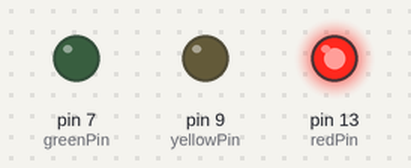
The sketch below on a simulated Arduino Uno, built with avr-gcc and run on an emulated ATmega328P. On the bench: output pins drawn as LEDs (lit = HIGH).

Above: at 1.5 s.
At 4.0 s:
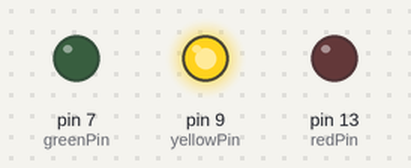
At 6.5 s:
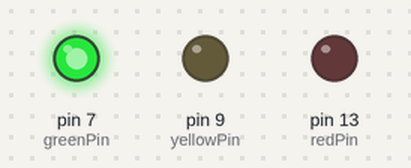
At 9.7 s:
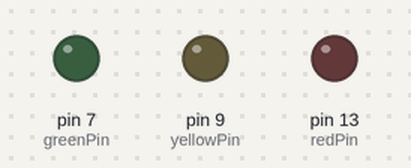
Timing chart, 0 to 13.0 s (numbered marks = the images above):
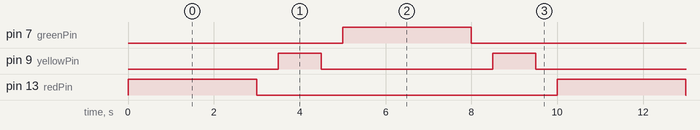

Measured:
- by itself, pin 7 (greenPin), pin 13 (redPin): alternates HIGH for 3.0 s and LOW for 7.0 s
- by itself, pin 9 (yellowPin): alternates HIGH for 1.0 s and LOW for 4.0 s
- by itself, everything shown: repeats every 10.0 s, in 8 steps

The sketch:

time_delay_traffic_light.ino
```cpp
int redPin = 13;  // Pin for red LED
int greenPin = 7;  // Pin for green LED
int yellowPin = 9;  // Pin for yellow LED

void setup(){
  pinMode(redPin, OUTPUT);  // Set red LED pin as output
  pinMode(yellowPin, OUTPUT);  // Set yellow LED pin as output
  pinMode(greenPin, OUTPUT);  // Set green LED pin as output
}

void loop(){
  digitalWrite(redPin, HIGH);  // Turn on red LED
  delay(3000);  // Wait for 3 seconds
  digitalWrite(redPin, LOW);  // Turn off red LED
  delay(500);  // Wait for 0.5 seconds

  digitalWrite(yellowPin, HIGH);  // Turn on yellow LED
  delay(1000);  // Wait for 1 second
  digitalWrite(yellowPin, LOW);  // Turn off yellow LED
  delay(500);  // Wait for 0.5 seconds

  digitalWrite(greenPin, HIGH);  // Turn on green LED
  delay(3000);  // Wait for 3 seconds
  digitalWrite(greenPin, LOW);  // Turn off green LED
  delay(500);  // Wait for 0.5 seconds

  digitalWrite(yellowPin, HIGH);  // Turn on yellow LED again
  delay(1000);  // Wait for 1 second
  digitalWrite(yellowPin, LOW);  // Turn off yellow LED
  delay(500);  // Wait for 0.5 seconds
}
```
